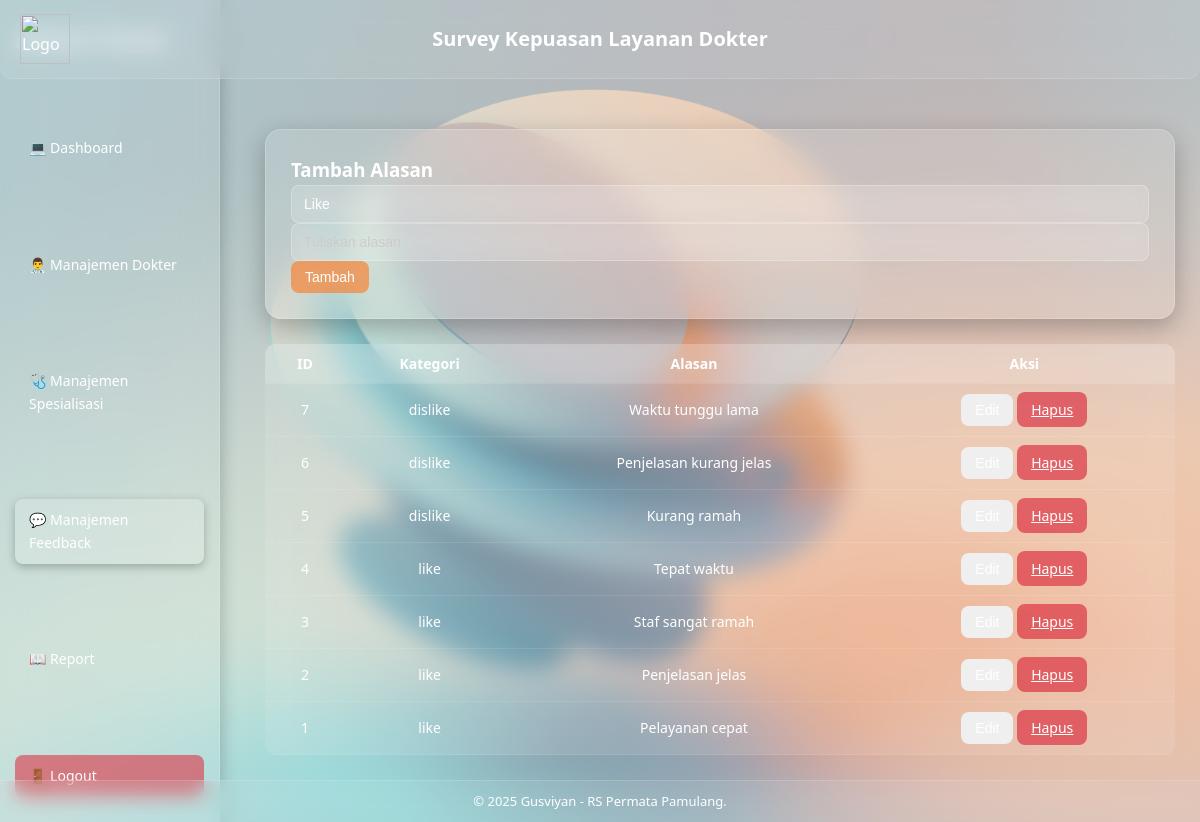
The app's page /alasan.php (signed in) with its own data.
### tables this page shows
CREATE TABLE `alasan` (
  `id` int NOT NULL,
  `alasan` varchar(255) NOT NULL,
  `kategori` enum('like','dislike') NOT NULL
);

### alasan.php (the view, shortened to what this page needs)
<?php
include 'config.php';
include 'header.php';
$conn = new mysqli($host, $user, $pass, $db);
?>
<!DOCTYPE html>
<html lang="id">
<head>
    <link rel="stylesheet" href="assets/style_admin.css">
</head>
<body>
<?php include 'sidebar.php'; ?>
<div class="main-content">
    <div class="card">
        <form method="POST">
            <h3>Tambah Alasan</h3>
            <select name="kategori" required>
                <option value="like">Like</option>
            </select>
            <input type="text" name="alasan" placeholder="Tuliskan alasan" required>
            <button type="submit" name="add_reason" class="btn btn-primary">Tambah</button>
        </form>
    </div>
    <table>
        <tr>
            <th>ID</th>
            <th>Kategori</th>
            <th>Alasan</th>
            <th>Aksi</th>
        </tr>
        <?php
        $result = $conn->query("SELECT * FROM alasan ORDER BY id DESC");
        while ($row = $result->fetch_assoc()):
        ?>
        <tr>
            <td><?= $row['id'] ?></td>
            <td><?= htmlspecialchars($row['kategori']) ?></td>
            <td><?= htmlspecialchars($row['alasan'] ?? '-') ?></td>
            <td>
                <button class="btn btn-warning"
                        onclick="openEditModal(
                            <?= $row['id'] ?>,
                            '<?= htmlspecialchars($row['kategori'], ENT_QUOTES) ?>',
                            '<?= htmlspecialchars($row['alasan'] ?? '', ENT_QUOTES) ?>'
                        )">Edit</button>
                <a href="?delete=<?= $row['id'] ?>" onclick="return confirm('Yakin hapus alasan ini?')" class="btn btn-danger">Hapus</a>
            </td>
        </tr>
        <?php endwhile; ?>
    </table>
</div>
<?php include 'footer.php'; ?>
</body>
</html>

### header.php
<header class="site-header">
    <div class="header-inner">
        <img src="assets\image\logo.png" alt="Logo RS" class="logo">
        <div class="title-box">
            <h1>Survey Kepuasan Layanan Dokter</h1>
        </div>
    </div>
</header>

### sidebar.php (shortened to what this page needs)
<div class="sidebar">
    <h2>Admin Panel</h2>
    <a href="admin.php" class="<?= basename($_SERVER['PHP_SELF']) == 'admin.php' ? 'active' : '' ?>"> 💻 Dashboard</a>
    <a href="dokter.php" class="<?= basename($_SERVER['PHP_SELF']) == 'dokter.php' ? 'active' : '' ?>">👨‍⚕️ Manajemen Dokter</a>
    <a href="spesialis.php" class="<?= basename($_SERVER['PHP_SELF']) == 'spesialis.php' ? 'active' : '' ?>">🩺 Manajemen Spesialisasi</a>
    <a href="alasan.php" class="<?= basename($_SERVER['PHP_SELF']) == 'alasan.php' ? 'active' : '' ?>">💬 Manajemen Feedback</a>
    <a href="report.php" class="<?= basename($_SERVER['PHP_SELF']) == 'report.php' ? 'active' : '' ?>">📖 Report</a>
    <a href="logout.php" class="logout">🚪 Logout</a>
</div>

### footer.php
<footer class="site-footer">
    <div class="footer-inner">
        <p>&copy; <?= date('Y') ?> Gusviyan - RS Permata Pamulang.</p>
    </div>
</footer>

### assets/style_admin.css (style rules this page uses)
* { margin: 0; padding: 0; box-sizing: border-box; }
body { font-family: 'Segoe UI', Arial, sans-serif; background: url('../assets/image/bg.jpg') no-repeat center center fixed; background-size: cover; color: #fff; line-height: 1.6; min-height: 100vh; }
.site-header { background: rgba(255, 255, 255, 0.08); backdrop-filter: blur(12px); border-bottom: 1px solid rgba(255, 255, 255, 0.15); padding: 14px 20px; position: sticky; top: 0; z-index: 100; border-radius: 0 0 12px 12px; }
.site-header .header-inner { display: flex; align-items: center; justify-content: flex-start; gap: 15px; position: relative; }
.site-header .logo { height: 50px; width: auto; }
.site-header .title-box { position: absolute; left: 50%; transform: translateX(-50%); text-align: center; }
.site-header .title-box h1 { font-size: 20px; font-weight: 600; color: #fff; }
.sidebar { position: fixed; top: 0; left: 0; width: 220px; height: 100%; background: rgba(255, 255, 255, 0.08); backdrop-filter: blur(20px); border-right: 1px solid rgba(255, 255, 255, 0.15); box-shadow: 2px 0 15px rgba(0, 0, 0, 0.2); display: flex; flex-direction: column; justify-content: space-between; padding: 20px 15px; }
.sidebar a { display: flex; align-items: center; gap: 8px; color: #fff; padding: 10px 14px; margin: 5px 0; border-radius: 8px; text-decoration: none; background: transparent; transition: 0.25s; font-size: 14px; }
.sidebar a:hover, .sidebar a.active { background: rgba(255, 255, 255, 0.15); box-shadow: 0 3px 10px rgba(0, 0, 0, 0.25); }
.sidebar .logout { background: rgba(220, 53, 69, 0.6); text-align: center; }
.main-content { margin-left: 240px; padding: 25px; }
.card { background: rgba(255, 255, 255, 0.1); backdrop-filter: blur(14px); border-radius: 16px; padding: 25px; margin: 25px 0; box-shadow: 0 8px 25px rgba(0, 0, 0, 0.25); border: 1px solid rgba(255, 255, 255, 0.2); }
input[type="text"], input[type="file"], select, textarea { background: rgba(255, 255, 255, 0.12); backdrop-filter: blur(10px); color: #fff; border: 1px solid rgba(255, 255, 255, 0.25); border-radius: 8px; padding: 10px 12px; font-size: 14px; width: 100%; transition: all 0.25s; appearance: none; }
select { color: #fff; }
option { color: #000; background: #fff; }
input::placeholder, textarea::placeholder { color: #ccc; }
.btn { border: none; border-radius: 8px; cursor: pointer; padding: 8px 14px; font-size: 14px; font-weight: 500; transition: 0.25s; color: #fff; backdrop-filter: blur(8px); }
.btn-primary { background: rgba(245, 132, 54, 0.7); }
.btn-danger { background: rgba(220, 53, 69, 0.7); }
table { width: 100%; border-collapse: collapse; background: rgba(255, 255, 255, 0.1); backdrop-filter: blur(12px); border-radius: 10px; overflow: hidden; }
th, td { padding: 10px 12px; text-align: center; font-size: 14px; color: #fff; border-bottom: 1px solid rgba(255, 255, 255, 0.1); }
th { background: rgba(255, 255, 255, 0.15); font-weight: 600; }
.site-footer { background: rgba(255, 255, 255, 0.08); backdrop-filter: blur(10px); text-align: center; padding: 10px 15px; font-size: 13px; color: #fff; border-top: 1px solid rgba(255, 255, 255, 0.15); }

### records on screen
alasan: id "7", kategori "dislike", alasan "Waktu tunggu lama"
alasan: id "6", kategori "dislike", alasan "Penjelasan kurang jelas"
alasan: id "5", kategori "dislike", alasan "Kurang ramah"
alasan: id "4", kategori "like", alasan "Tepat waktu"
alasan: id "3", kategori "like", alasan "Staf sangat ramah"
alasan: id "2", kategori "like", alasan "Penjelasan jelas"
alasan: id "1", kategori "like", alasan "Pelayanan cepat"
